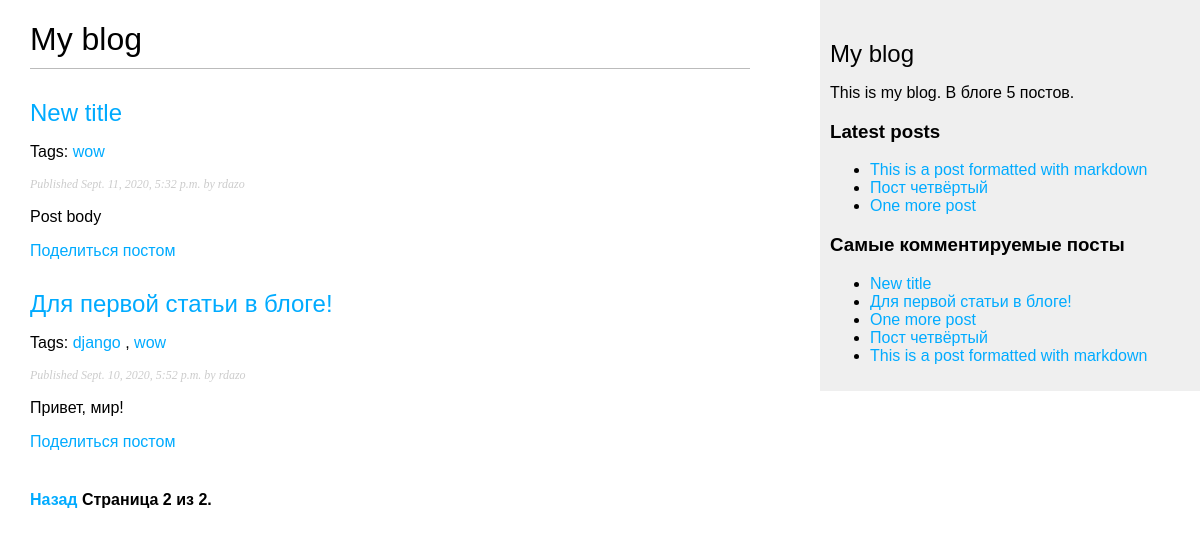
Screenshot of /blog/?page=2 with the database file from the repository.
### blog/models.py (models this page shows, shortened)
class Post(models.Model):
    STATUS_CHOICES = (
        ('draft', 'Draft'),
        ('published', 'Published'),
    )
    title = models.CharField(max_length=250)
    slug = models.SlugField(max_length=250, unique_for_date='publish')
    author = models.ForeignKey(User, on_delete=models.CASCADE, related_name='blog_posts')
    body = models.TextField()
    publish = models.DateTimeField(default=timezone.now)
    created = models.DateTimeField(auto_now_add=True)
    updated = models.DateTimeField(auto_now=True)
    status = models.CharField(max_length=10, choices=STATUS_CHOICES, default='draft')
    objects = models.Manager()  # Менеджер по умолчанию.
    published = PublishedManager()  # Новый менеджер.
    tags = TaggableManager()
    class Meta:
        ordering = ('-publish',)
    def get_absolute_url(self):
        return reverse(
            'blog:post_detail', args=[self.publish.year, self.publish.month, self.publish.day, self.slug]
        )

### blog/views.py (the view)
# urls.py: path('', views.post_list, name='post_list'),
def post_list(request, tag_slug=None):
    object_list = Post.published.all()
    tag = None
    if tag_slug:
        tag = get_object_or_404(Tag, slug=tag_slug)
        object_list = object_list.filter(tags__in=[tag])
    paginator = Paginator(object_list, 3)
    page = request.GET.get('page')
    try:
        posts = paginator.page(page)
    except PageNotAnInteger:
        posts = paginator.page(1)
    except EmptyPage:
        posts = paginator.page(paginator.num_pages)
    return render(request, 'blog/post/list.html', {'page': page, 'posts': posts, 'tag': tag})

### blog/models.py (called while the page is built)
    def get_queryset(self):
        return super().get_queryset().filter(status='published')

### blog/templatetags/blog_tags.py (called while the page is built)
@register.simple_tag
def total_posts():
    return Post.published.count()

@register.inclusion_tag('blog/post/latest_posts.html')
def show_latest_posts(count=5):
    latest_posts = Post.published.order_by('-publish')[:count]
    return {'latest_posts': latest_posts}

@register.simple_tag
def get_most_commented_posts(count=5):
    return Post.published.annotate(total_comments=Count('comments')).order_by('-total_comments')[:count]

@register.filter(name='markdown')
def markdown_format(text):
    return mark_safe(markdown.markdown(text))

### blog/templates/blog/post/list.html (shortened to what this page needs)
{% extends "blog/base.html" %}
{% load blog_tags %}
{% block content %}
    <h1>My blog</h1>
    {% for post in posts %}
        <h2>
            <a href="{{ post.get_absolute_url }}">{{ post.title }}</a>
        </h2>
        <p class="tags">
            Tags:
            {% for tag in post.tags.all %}
                <a href="{% url 'blog:post_list_by_tag' tag.slug %}">
                    {{ tag.name }}
                </a>
                {% if not forloop.last %}, {% endif %}
            {% endfor %}
        </p>
        <p class="date">Published {{ post.publish }} by {{ post.author }}</p>
        {{ post.body|markdown|truncatewords_html:30 }}
        <p>
            <a href="{% url 'blog:post_share' post.id %}">Поделиться постом</a>
        </p>
    {% endfor %}
    {% include "pagination.html" with page=posts %}
{% endblock %}

### blog/templates/blog/base.html (shortened to what this page needs)
<!DOCTYPE html>
{% load blog_tags %}
{% load static %}
<html lang="en">
<head>
    <link href='{% static "css/blog.css" %}' rel="stylesheet">
</head>
<body>
    <div id="content">
        {% block content %}{% endblock %}
    </div>
    <div id="sidebar">
        <h2>My blog</h2>
        <p>This is my blog. В блоге {% total_posts %} постов.</p>
        <h3>Latest posts</h3>
        {% show_latest_posts 3 %}
        <h3>Самые комментируемые посты</h3>
        {% get_most_commented_posts as most_commented %}
        <ul>
            {% for post in most_commented %}
                <li><a href="{{ post.get_absolute_url }}">{{ post.title }}</a></li>
            {% endfor %}
        </ul>
    </div>
</body>
</html>

### blog/templates/blog/post/latest_posts.html
<ul>
{% for post in latest_posts %}
<li><a href="{{ post.get_absolute_url }}">{{ post.title }}</a></li>
{% endfor %}
</ul>

### blog/static/css/blog.css (style rules this page uses)
body { margin:0; padding:0; font-family:helvetica, sans-serif; }
a { color:#00abff; text-decoration:none; }
h1 { font-weight:normal; border-bottom:1px solid #bbb; padding:0 0 10px 0; }
h2 { font-weight:normal; margin:30px 0 0; }
#content { float:left; width:60%; padding:0 0 0 30px; }
#sidebar { float:right; width:30%; padding:10px; background:#efefef; height:100%; }
p.date { color:#ccc; font-family: georgia, serif; font-size: 12px; font-style: italic; }

### rows the page displays
Post: title "New title", publish "Sept. 11, 2020, 5:32 p.m.", author "rdazo", body "Post body"
Tag: name "wow"
Post: title "Для первой статьи в блоге!", publish "Sept. 10, 2020, 5:52 p.m.", author "rdazo", body "Привет, мир!"
Tag: name "django"
Post: title "This is a post formatted with markdown"
Post: title "Пост четвёртый"
Post: title "One more post"

### other values shown
{{ page.number }} "2"
{{ page.paginator.num_pages }} "2"
